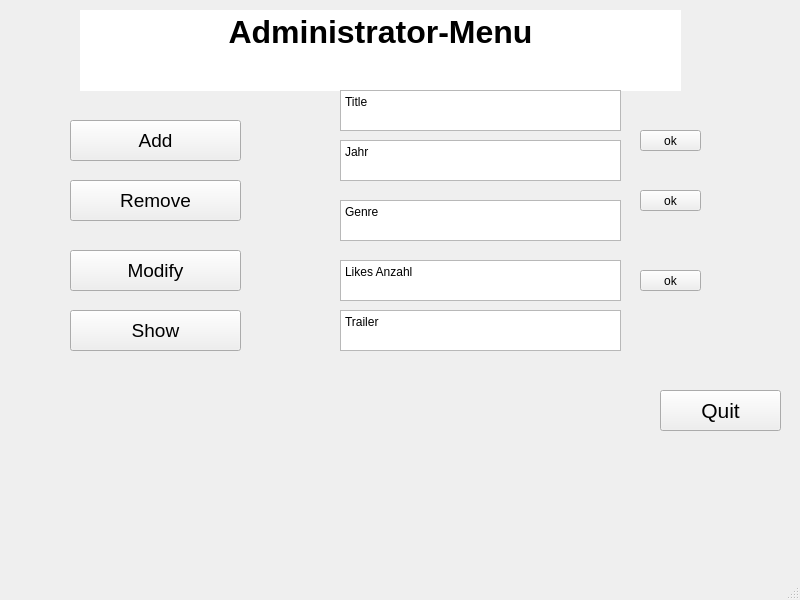
<?xml version="1.0" encoding="UTF-8"?>
<ui version="4.0">
 <class>AdministratorUI</class>
 <widget class="QMainWindow" name="AdministratorUI">
  <property name="geometry">
   <rect>
    <x>0</x>
    <y>0</y>
    <width>800</width>
    <height>600</height>
   </rect>
  </property>
  <property name="windowTitle">
   <string>MainWindow</string>
  </property>
  <widget class="QWidget" name="centralwidget">
   <widget class="QPushButton" name="addButton">
    <property name="geometry">
     <rect>
      <x>70</x>
      <y>120</y>
      <width>171</width>
      <height>41</height>
     </rect>
    </property>
    <property name="font">
     <font>
      <pointsize>14</pointsize>
     </font>
    </property>
    <property name="text">
     <string>Add</string>
    </property>
   </widget>
   <widget class="QPushButton" name="removeButton">
    <property name="geometry">
     <rect>
      <x>70</x>
      <y>180</y>
      <width>171</width>
      <height>41</height>
     </rect>
    </property>
    <property name="font">
     <font>
      <pointsize>14</pointsize>
     </font>
    </property>
    <property name="text">
     <string>Remove</string>
    </property>
   </widget>
   <widget class="QPushButton" name="modifyButton">
    <property name="geometry">
     <rect>
      <x>70</x>
      <y>250</y>
      <width>171</width>
      <height>41</height>
     </rect>
    </property>
    <property name="font">
     <font>
      <pointsize>14</pointsize>
     </font>
    </property>
    <property name="text">
     <string>Modify</string>
    </property>
   </widget>
   <widget class="QPushButton" name="showButton">
    <property name="geometry">
     <rect>
      <x>70</x>
      <y>310</y>
      <width>171</width>
      <height>41</height>
     </rect>
    </property>
    <property name="font">
     <font>
      <pointsize>14</pointsize>
     </font>
    </property>
    <property name="text">
     <string>Show</string>
    </property>
   </widget>
   <widget class="QTextBrowser" name="administratorMenuText">
    <property name="geometry">
     <rect>
      <x>80</x>
      <y>10</y>
      <width>601</width>
      <height>81</height>
     </rect>
    </property>
    <property name="frameShape">
     <enum>QFrame::NoFrame</enum>
    </property>
    <property name="lineWidth">
     <number>1</number>
    </property>
    <property name="sizeAdjustPolicy">
     <enum>QAbstractScrollArea::AdjustIgnored</enum>
    </property>
    <property name="html">
     <string>&lt;!DOCTYPE HTML PUBLIC &quot;-//W3C//DTD HTML 4.0//EN&quot; &quot;http://www.w3.org/TR/REC-html40/strict.dtd&quot;&gt;
&lt;html&gt;&lt;head&gt;&lt;meta name=&quot;qrichtext&quot; content=&quot;1&quot; /&gt;&lt;style type=&quot;text/css&quot;&gt;
p, li { white-space: pre-wrap; }
&lt;/style&gt;&lt;/head&gt;&lt;body style=&quot; font-family:'MS Shell Dlg 2'; font-size:8.1pt; font-weight:400; font-style:normal;&quot;&gt;
&lt;p align=&quot;center&quot; style=&quot; margin-top:0px; margin-bottom:0px; margin-left:0px; margin-right:0px; -qt-block-indent:0; text-indent:0px;&quot;&gt;&lt;span style=&quot; font-size:24pt; font-weight:600;&quot;&gt;Administrator-Menu&lt;/span&gt;&lt;/p&gt;&lt;/body&gt;&lt;/html&gt;</string>
    </property>
   </widget>
   <widget class="QPushButton" name="quitButton">
    <property name="geometry">
     <rect>
      <x>660</x>
      <y>390</y>
      <width>121</width>
      <height>41</height>
     </rect>
    </property>
    <property name="font">
     <font>
      <pointsize>16</pointsize>
     </font>
    </property>
    <property name="text">
     <string>Quit</string>
    </property>
   </widget>
   <widget class="QPlainTextEdit" name="titleInput">
    <property name="geometry">
     <rect>
      <x>340</x>
      <y>90</y>
      <width>281</width>
      <height>41</height>
     </rect>
    </property>
    <property name="plainText">
     <string>Title</string>
    </property>
   </widget>
   <widget class="QPlainTextEdit" name="jahrInput">
    <property name="geometry">
     <rect>
      <x>340</x>
      <y>140</y>
      <width>281</width>
      <height>41</height>
     </rect>
    </property>
    <property name="plainText">
     <string>Jahr</string>
    </property>
   </widget>
   <widget class="QPlainTextEdit" name="likesInput">
    <property name="geometry">
     <rect>
      <x>340</x>
      <y>260</y>
      <width>281</width>
      <height>41</height>
     </rect>
    </property>
    <property name="plainText">
     <string>Likes Anzahl</string>
    </property>
   </widget>
   <widget class="QPlainTextEdit" name="trailerInput">
    <property name="geometry">
     <rect>
      <x>340</x>
      <y>310</y>
      <width>281</width>
      <height>41</height>
     </rect>
    </property>
    <property name="plainText">
     <string>Trailer</string>
    </property>
   </widget>
   <widget class="QPlainTextEdit" name="genreInput">
    <property name="geometry">
     <rect>
      <x>340</x>
      <y>200</y>
      <width>281</width>
      <height>41</height>
     </rect>
    </property>
    <property name="plainText">
     <string>Genre</string>
    </property>
   </widget>
   <widget class="QPushButton" name="ok_addButton">
    <property name="geometry">
     <rect>
      <x>640</x>
      <y>130</y>
      <width>61</width>
      <height>21</height>
     </rect>
    </property>
    <property name="text">
     <string>ok</string>
    </property>
   </widget>
   <widget class="QPushButton" name="ok_removeButton">
    <property name="geometry">
     <rect>
      <x>640</x>
      <y>190</y>
      <width>61</width>
      <height>21</height>
     </rect>
    </property>
    <property name="text">
     <string>ok</string>
    </property>
   </widget>
   <widget class="QPushButton" name="ok_modifyButton">
    <property name="geometry">
     <rect>
      <x>640</x>
      <y>270</y>
      <width>61</width>
      <height>21</height>
     </rect>
    </property>
    <property name="text">
     <string>ok</string>
    </property>
   </widget>
  </widget>
  <widget class="QMenuBar" name="menubar">
   <property name="geometry">
    <rect>
     <x>0</x>
     <y>0</y>
     <width>800</width>
     <height>21</height>
    </rect>
   </property>
  </widget>
  <widget class="QStatusBar" name="statusbar"/>
 </widget>
 <resources/>
 <connections/>
</ui>
